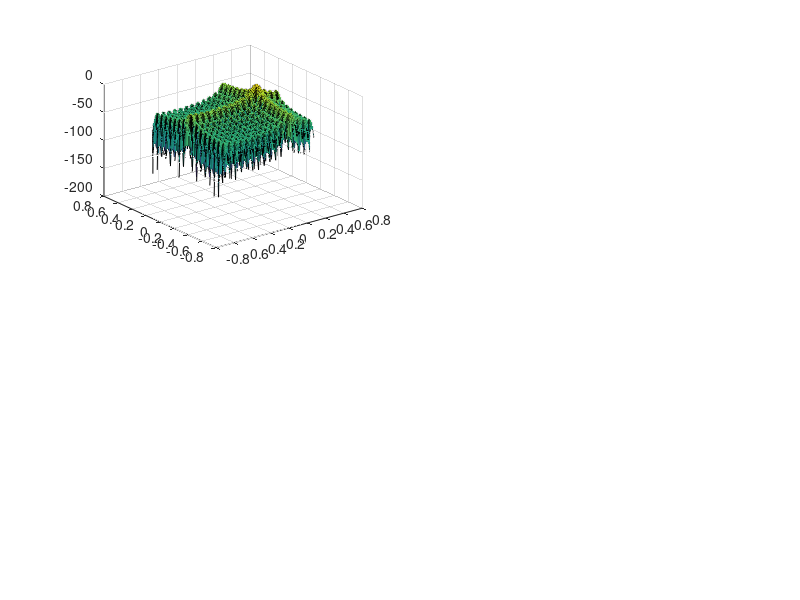

Write the MATLAB code that produced this figure. (Note: this script raises an error after producing the figure.)
%%

clear all
close all

N = 16; % Number of elements in ULA
M = 16; % Number of pulses? 
lambda = 2; % Operating wavelength
d = lambda/2; % Distance of elements in ULA 
v = d;   % Speed of the aircraft? Example in textbook didn't specify
T = v/2; % Duration of the pulse? 
Nclutter = 200; % How many clutter patches

% Target doppler and AoA 
fd = 0.25;
AoA = deg2rad(0);

% Resolution of clutter patches 
% The response of the beamformer is plotted against these angles and
% dopplers
angVec = d/lambda*sin(deg2rad(linspace(-90, 90, Nclutter))); % norm angle
beta   = 2*v*T/d;
fdVec  = beta*angVec;

% Spatial steering vectors 
[iGrid, angGrid] = ndgrid(0:N-1, angVec);
A = exp(1i*2*pi.*iGrid.*angGrid);

% Doppler steering vectors 
[iGrid, fdGrid] = ndgrid(0:M-1, fdVec);
B = exp(1i*2*pi.*iGrid.*fdGrid);

% Space-time steering vector 
V = zeros(N*M, Nclutter);
for iClutter = 1:Nclutter
    V(:, iClutter) = kron(A(:, iClutter), B(:, iClutter));
end

% Response to a target 
[~, iMin] = min(abs(angVec - AoA));
a = A(:, iMin);
[~, iMin] = min(abs(fdVec - fd));
b = B(:, iMin);

% Covariance matrix 
R = eye(N*M);

% Clutter covariance matrix
R_clutter = V*V';

% Jammer covariance matrix 
AoA_jammer = [32 126];

R_jammer = zeros(N*M);

for ang = AoA_jammer
    
    [~, iMin] = min(abs(angVec - d/lambda*sin(deg2rad(ang))));
    
    bj = B(:, iMin);
    aj = A;
    
    s = kron(bj, aj);
    
    R_jammer = R_jammer + db2mag(50)^2*(s*s');

end

Rinv = inv(R);

% An inefficient, but perhaps more informative way to do the code below 
% Rinv = eye(N*M);

% Y = zeros(length(angVec));
% for i = 1:length(angVec)
%     for j = 1:length(fdVec)
% 
%         x = kron(A(:, i), B(:, j));
%         s = kron(a, b);
%         w = s;
%         % w = Rinv*s;
% 
%         Y(i, j) = w'*x;
%     end
% end

W = kron(A, B);
X = kron(a, b);

Y = W'*Rinv*X;
Y = reshape(Y, [Nclutter Nclutter]);

% No jammer or clutter 
subplot(2,2,1)

Rinv = inv(R);
W = kron(A, B);
X = kron(a, b);

Y = W'*Rinv*X;
Y = reshape(Y, [Nclutter Nclutter]);

s = surf(angVec, fdVec, mag2db(abs(Y')/(N*M)));
s.EdgeColor = 'none';
view(-90, 90)
colorbar
clim([-60 0])
ylabel('Angle')
xlabel('Doppler')

% Clutter
subplot(2,2,2)

Rinv = inv(R + R_clutter);
W = kron(A, B);
X = kron(a, b);

Y = W'*Rinv*X;
Y = reshape(Y, [Nclutter Nclutter]);

s = surf(angVec, fdVec, mag2db(abs(Y')/(N*M)));
s.EdgeColor = 'none';
view(-90, 90)
colorbar
clim([-60 0])
ylabel('Angle')
xlabel('Doppler')
title('Clutter Suppression')

% Clutter and jammer
subplot(2,2,3)

Rinv = inv(R + R_clutter + R_jammer);
W = kron(A, B);
X = kron(a, b);

Y = W'*Rinv*X;
Y = reshape(Y, [Nclutter Nclutter]);

s = surf(angVec, fdVec, mag2db(abs(Y')/(N*M)));
s.EdgeColor = 'none';
view(-90, 90)
colorbar
clim([-60 0])
ylabel('Angle')
xlabel('Doppler')
title('Clutter and Jammer Suppression')

% Jammer
subplot(2,2,4)

Rinv = inv(R + R_jammer);
W = kron(A, B);
X = kron(a, b);

Y = W'*Rinv*X;
Y = reshape(Y, [Nclutter Nclutter]);

s = surf(angVec, fdVec, mag2db(abs(Y')/(N*M)));
s.EdgeColor = 'none';
view(-90, 90)
colorbar
clim([-60 0])
ylabel('Angle')
xlabel('Doppler')
title('Jammer Suppression')

saveas(gcf, 'stap.png')

%% Space-time Chebyshev windowing 

figure 
hold on

subplot(1,2,1)

Rinv = inv(R);
W = kron(A, B);
X = kron(a, b);

Y = W'*Rinv*X;
Y = reshape(Y, [Nclutter Nclutter]);

s = surf(angVec, fdVec, mag2db(abs(Y')/(N*M)));
s.EdgeColor = 'none';
view(-90, 90)
colorbar
clim([-60 0])
ylabel('Angle')
xlabel('Doppler')

% Chebyshev windowing
subplot(1,2,2)

Rinv = inv(R);
W = kron(A, B);
X = kron(a, b);

Y = W'*Rinv*(X .* kron(chebwin(N, 30), chebwin(N, 30)));
Y = reshape(Y, [Nclutter Nclutter]);

s = surf(angVec, fdVec, mag2db(abs(Y')/(N*M)));
s.EdgeColor = 'none';
view(-90, 90)
colorbar
clim([-60 0])
ylabel('Angle')
xlabel('Doppler')

